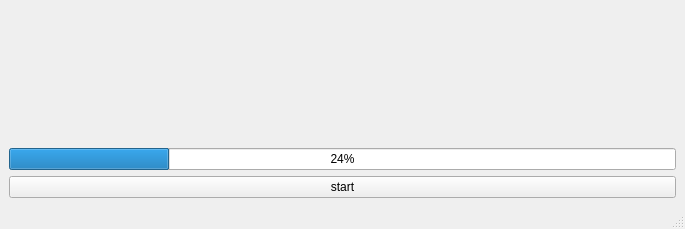
<?xml version="1.0" encoding="UTF-8"?>
<ui version="4.0">
 <class>ProgWindow</class>
 <widget class="QMainWindow" name="ProgWindow">
  <property name="geometry">
   <rect>
    <x>0</x>
    <y>0</y>
    <width>685</width>
    <height>229</height>
   </rect>
  </property>
  <property name="windowTitle">
   <string>Progress Window</string>
  </property>
  <widget class="QWidget" name="centralwidget">
   <layout class="QGridLayout" name="gridLayout">
    <item row="2" column="0">
     <widget class="QProgressBar" name="progressBar">
      <property name="value">
       <number>24</number>
      </property>
     </widget>
    </item>
    <item row="3" column="0">
     <widget class="QPushButton" name="button1">
      <property name="text">
       <string>start</string>
      </property>
     </widget>
    </item>
    <item row="0" column="0">
     <widget class="QLabel" name="label1">
      <property name="font">
       <font>
        <pointsize>16</pointsize>
       </font>
      </property>
      <property name="text">
       <string/>
      </property>
     </widget>
    </item>
    <item row="1" column="0">
     <widget class="QLabel" name="label2">
      <property name="font">
       <font>
        <pointsize>14</pointsize>
       </font>
      </property>
      <property name="text">
       <string/>
      </property>
     </widget>
    </item>
   </layout>
  </widget>
  <widget class="QMenuBar" name="menubar">
   <property name="geometry">
    <rect>
     <x>0</x>
     <y>0</y>
     <width>685</width>
     <height>26</height>
    </rect>
   </property>
  </widget>
  <widget class="QStatusBar" name="statusbar"/>
 </widget>
 <resources/>
 <connections/>
</ui>
